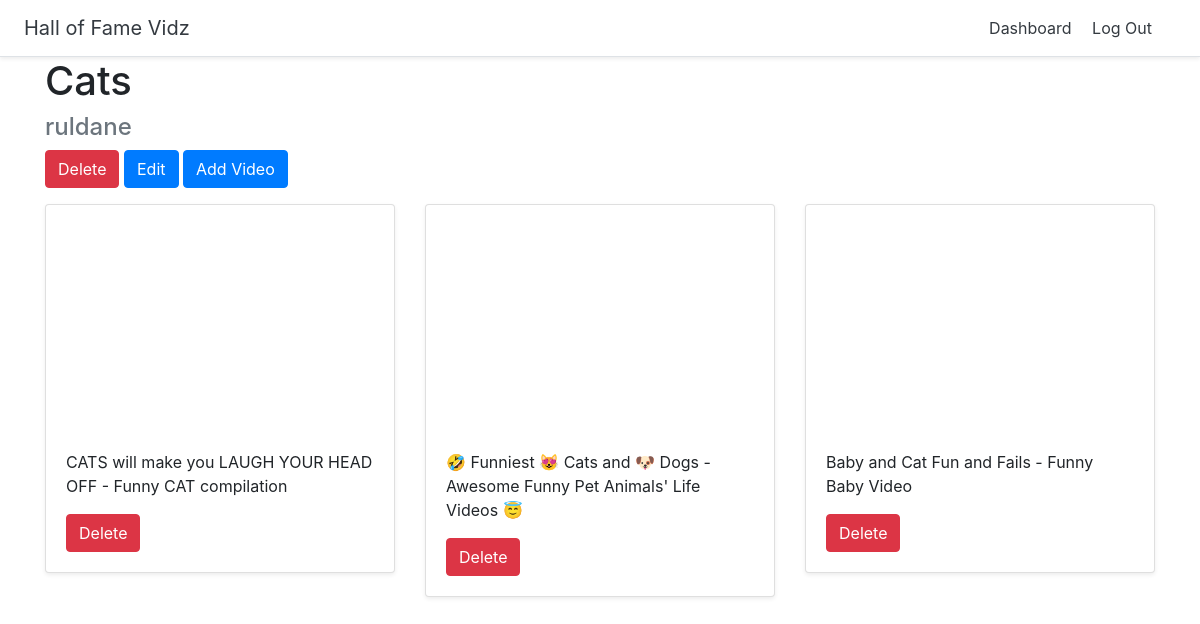
Screenshot of /hallofframe/8 (signed in) with the database file from the repository.
### halls/models.py (models this page shows)
class Hall(models.Model):
    title = models.CharField(max_length=255)
    user = models.ForeignKey(User, on_delete=models.CASCADE)

class Video(models.Model):
    title = models.CharField(max_length=255)
    url = models.URLField()
    youtube_id = models.CharField(max_length=255)
    hall = models.ForeignKey(Hall, on_delete=models.CASCADE)

### halls/views.py (the view)
# urls.py: path('hallofframe/<int:pk>', views.DetailHall.as_view(), name='detail_hall'),
class DetailHall(generic.DetailView):
    model = Hall
    template_name = 'halls/detail_hall.html'

### halls/templates/halls/detail_hall.html
{% extends 'halls/base.html' %}
{% block content %}
<div class="container">
<h1>{{ hall.title }}</h1>
    {% if user.id == hall.user.id %}
<h4 class="text-muted">{{ hall.user.username }}</h4>
<a href="{% url 'delete_hall' hall.id %}" class="btn btn-danger">Delete</a>
<a href="{% url 'update_hall' hall.id %}" class="btn btn-primary">Edit</a>
<a href="{% url 'add_video' hall.id %}" class="btn btn-primary">Add Video</a>
{% endif %}
    <div class="row">
      {% for video in hall.video_set.all %}
      <div class="col-md-4 mt-3">
        <div class="card mb-4 shadow-sm">
          <iframe width="100%" height="225" src="https://www.youtube.com/embed/{{ video.youtube_id }}" frameborder="0" allow="accelerometer; autoplay; encrypted-media; gyroscope; picture-in-picture" allowfullscreen></iframe>
          <div class="card-body">
            <p class="card-text">{{ video.title }}</p>
               {% if user.id == hall.user.id %}
              <a href="{% url 'delete_video' video.id %}" class="btn btn-danger">Delete</a>
              {% endif %}
          </div>
        </div>
      </div>
      {% endfor %}
      </div>
    </div>
{% endblock %}

### rows the page displays
Hall: title "Cats", user.username "ruldane"
Video: title "CATS will make you LAUGH YOUR HEAD OFF - Funny CAT compilation"
Video: title "🤣 Funniest 😻 Cats and 🐶 Dogs - Awesome Funny Pet Animals' Life Videos 😇"
Video: title "Baby and Cat Fun and Fails - Funny Baby Video"
